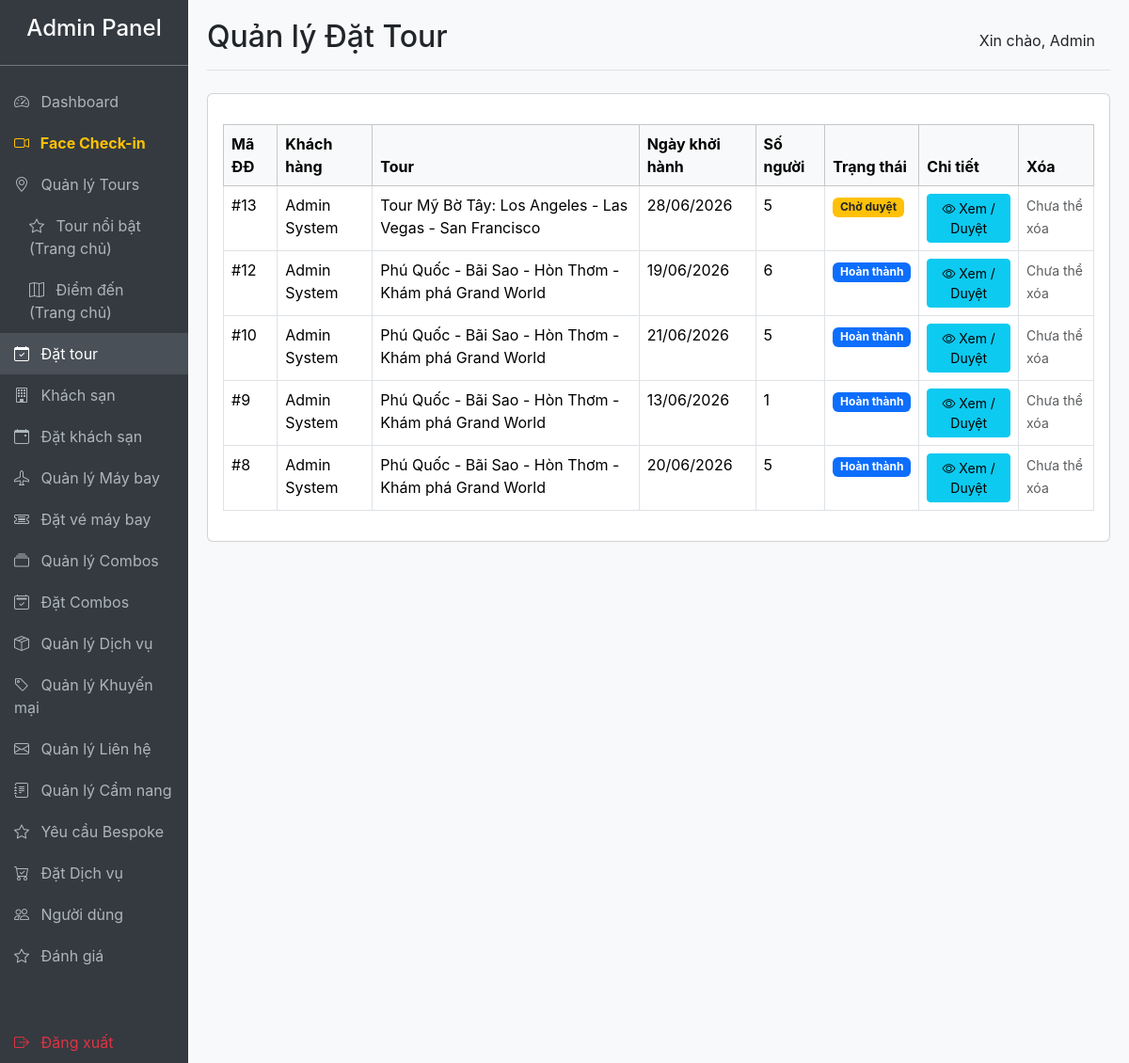
The app's page /travel-booking/admin/bookings.php (signed in) with its own data.
### tables this page shows
CREATE TABLE `bookings` (
  `id` bigint(20) NOT NULL,
  `user_id` bigint(20) NOT NULL,
  `tour_id` bigint(20) NOT NULL,
  `booking_code` varchar(50) DEFAULT NULL,
  `departure_date` date DEFAULT NULL,
  `total_people` int(11) DEFAULT NULL,
  `total_amount` decimal(15,2) DEFAULT NULL,
  `payment_type` enum('full','deposit') DEFAULT 'full',
  `amount_paid` decimal(15,2) DEFAULT 0.00,
  `payment_status` enum('pending','paid','failed','refunded') DEFAULT 'pending',
  `booking_status` enum('pending','confirmed','completed','cancelled') DEFAULT 'pending',
  `created_at` timestamp NOT NULL DEFAULT current_timestamp(),
  `cccd` varchar(20) DEFAULT NULL,
  `representative_name` varchar(100) DEFAULT NULL,
  `payment_face_image` varchar(255) DEFAULT NULL
);

CREATE TABLE `users` (
  `id` bigint(20) NOT NULL,
  `full_name` varchar(255) NOT NULL,
  `email` varchar(255) NOT NULL,
  `password_hash` text NOT NULL,
  `phone` varchar(20) DEFAULT NULL,
  `avatar` text DEFAULT NULL,
  `role` enum('admin','user') DEFAULT 'user',
  `status` enum('active','inactive','banned') DEFAULT 'active',
  `created_at` timestamp NOT NULL DEFAULT current_timestamp(),
  `updated_at` timestamp NOT NULL DEFAULT current_timestamp() ON UPDATE current_timestamp(),
  `face_descriptor` text DEFAULT NULL,
  `reset_token` varchar(64) DEFAULT NULL,
  `reset_expires` datetime DEFAULT NULL,
  `face_image` varchar(255) DEFAULT NULL
);

CREATE TABLE `tours` (
  `id` bigint(20) NOT NULL,
  `destination_id` bigint(20) DEFAULT NULL,
  `title` varchar(255) NOT NULL,
  `slug` varchar(255) DEFAULT NULL,
  `description` text DEFAULT NULL,
  `duration_days` int(11) DEFAULT NULL,
  `duration_nights` int(11) DEFAULT NULL,
  `departure_location` varchar(255) DEFAULT NULL,
  `transport_type` varchar(100) DEFAULT NULL,
  `price` decimal(15,2) DEFAULT NULL,
  `discount_price` decimal(15,2) DEFAULT NULL,
  `thumbnail` text DEFAULT NULL,
  `status` enum('active','inactive') DEFAULT 'active',
  `created_at` timestamp NOT NULL DEFAULT current_timestamp(),
  `updated_at` timestamp NOT NULL DEFAULT current_timestamp() ON UPDATE current_timestamp(),
  `is_featured` tinyint(1) DEFAULT 0
);

### travel-booking/admin/bookings.php (the view, shortened to what this page needs)
<?php
require '../includes/db.php';
$sql = "SELECT b.*, u.full_name, t.title
        FROM bookings b
        JOIN users u ON b.user_id = u.id
        JOIN tours t ON b.tour_id = t.id
        ORDER BY b.created_at DESC";
$result = mysqli_query($conn, $sql);
include 'includes/admin-header.php';
?>
<div class="card">
    <div class="card-body">
        <table class="table table-bordered table-hover mt-3">
            <thead class="table-light">
                <tr>
                    <th>Mã ĐĐ</th>
                    <th>Khách hàng</th>
                    <th>Tour</th>
                    <th>Ngày khởi hành</th>
                    <th>Số người</th>
                    <th>Trạng thái</th>
                    <th>Chi tiết</th>
                    <th>Xóa</th>
                </tr>
            </thead>
            <tbody>
                <?php if (mysqli_num_rows($result) > 0): ?>
                    <?php while ($booking = mysqli_fetch_assoc($result)): ?>
                        <tr>
                            <td>#<?= htmlspecialchars($booking['id']) ?></td>
                            <td><?= htmlspecialchars($booking['full_name']) ?></td>
                            <td><?= htmlspecialchars($booking['title']) ?></td>
                            <td><?= date('d/m/Y', strtotime($booking['departure_date'])) ?></td>
                            <td><?= $booking['total_people'] ?></td>
                            <td>
                                <?php
                                $status = $booking['booking_status'];
                                if ($status == 'confirmed' || $status == 'approved') {
                                    echo '<span class="badge bg-success">Đã duyệt</span>';
                                } elseif ($status == 'completed') {
                                    echo '<span class="badge bg-primary">Hoàn thành</span>';
                                } elseif ($status == 'cancelled') {
                                    echo '<span class="badge bg-danger">Đã hủy</span>';
                                } else {
                                    echo '<span class="badge bg-warning text-dark">Chờ duyệt</span>';
                                }
                                ?>
                            </td>
                            <td>
                                <a href="booking-detail.php?id=<?= $booking['id'] ?>" class="btn btn-sm btn-info"><i
                                        class="bi bi-eye"></i> Xem / Duyệt</a>
                            </td>
                            <td>
                                <?php if ($status == 'cancelled'): ?>
                                    <a href="bookings.php?delete_id=<?= $booking['id'] ?>" class="btn btn-sm btn-danger" onclick="return confirm('Bạn có chắc chắn muốn xóa hẳn đơn đã hủy này?');"><i class="bi bi-trash"></i> Xóa</a>
                                <?php else: ?>
                                    <span class="text-muted small">Chưa thể xóa</span>
                                <?php endif; ?>
                            </td>
                        </tr>
                    <?php endwhile; ?>
                <?php else: ?>
                    <tr>
                        <td colspan="8" class="text-center">Chưa có lượt đặt tour nào.</td>
                    </tr>
                <?php endif; ?>
            </tbody>
        </table>
    </div>
</div>
<?php include 'includes/admin-footer.php'; ?>

### travel-booking/admin/includes/admin-header.php (style rules this page uses)
body { font-family: 'Inter', sans-serif; background-color: #f8f9fa; }

### records on screen
bookings: id "13", user.full_name "Admin System", tour.title "Tour Mỹ Bờ Tây: Los Angeles - Las Vegas - San Francisco", departure_date "28/06/2026", total_people "5", booking_status "Chờ duyệt"
bookings: id "12", user.full_name "Admin System", tour.title "Phú Quốc - Bãi Sao - Hòn Thơm - Khám phá Grand World", departure_date "19/06/2026", total_people "6", booking_status "Hoàn thành"
bookings: id "10", user.full_name "Admin System", tour.title "Phú Quốc - Bãi Sao - Hòn Thơm - Khám phá Grand World", departure_date "21/06/2026", total_people "5", booking_status "Hoàn thành"
bookings: id "9", user.full_name "Admin System", tour.title "Phú Quốc - Bãi Sao - Hòn Thơm - Khám phá Grand World", departure_date "13/06/2026", total_people "1", booking_status "Hoàn thành"
bookings: id "8", user.full_name "Admin System", tour.title "Phú Quốc - Bãi Sao - Hòn Thơm - Khám phá Grand World", departure_date "20/06/2026", total_people "5", booking_status "Hoàn thành"

### other values on screen
$page_title "Quản lý Đặt Tour"
